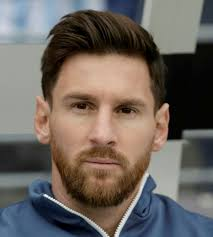
#> input picture db/messi/01.jpg, 213 x 237 px, found by its file name; its folder holds only this picture in this run; the run also reads 1 picture not shown here
$ jupyter execute recognition.ipynb
#> lines starting #> are read from the running program, lines starting #| are printed output that depends on the picture
[cell 1]
import cv2

[cell 2]
def name_map (x) :

    if x=="messi" :

        return 0

    if x=="obama" :

        return 1

    if x=="sachin" :

        return 2

[cell 3]
def get_name (x) :

    if x==0 :

        return "messi"

    if x==1 :

        return "obama"

    if x==2 :

        return "sachin"

[cell 4]
def detect_face (img) :
    fdm=cv2.CascadeClassifier(r"C:\Users\shibu\OneDrive\Documents\Deep learning projects\face recognization\haarcascade_frontalface_default.xml")
    gray=cv2.cvtColor(img,cv2.COLOR_BGR2GRAY)
    faces=fdm.detectMultiScale(gray,minNeighbors=7)
    if len(faces)==0 :

        return None,None
    x,y,w,h=faces[0]

    return gray[x:x+w,y:y+h],faces[0]

[cell 5]
import os

def prepare_training_data(data_folder) :

    folders=os.listdir(data_folder)
    faces=[]
    labels=[]
    for i in folders :

        folderpath=os.path.join(data_folder,i)
        folderimgs=os.listdir(folderpath)

        for j in folderimgs :

            imgpath=os.path.join(folderpath,j)
            images=cv2.imread(imgpath)
#> images is the input picture: shape (237, 213, 3); mean B, G, R 93.8, 99.8, 107.7
            # cv2.imshow("image",images)
            # cv2.waitKey(500)

            face,rect=detect_face (images)
#> in detect_face, `gray=cv2.cvtColor(img,cv2.COLOR_BGR2GRAY)`:
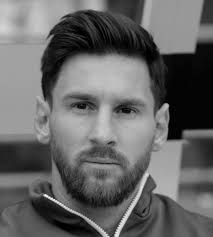
#> gray: shape (237, 213); min 0, max 251, mean 101.5
#> in detect_face, `faces=fdm.detectMultiScale(gray,minNeighbors=7)`: faces = [[38, 58, 132, 132]]
#> in detect_face, `x,y,w,h=faces[0]`: x = 38; y = 58; w = 132
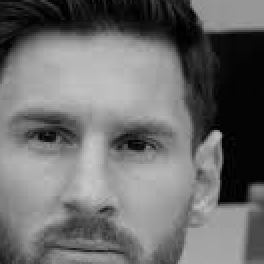
#> face: shape (132, 132) (shown 2 times larger); min 0, max 204, mean 109.1
#> rect = [38, 58, 132, 132]

            if face is not None :

                faces.append(face)
                labels.append(name_map (i))
#> pass 2 of the loop in prepare_training_data, `for i in folders :`:
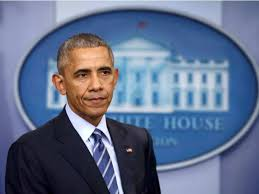
#> input picture db/obama/07.jpg, 259 x 194 px, found by its file name
#> in prepare_training_data, images is the input picture: shape (194, 259, 3); mean B, G, R 139.2, 110.6, 96.5
#> in detect_face (call 2), `gray=cv2.cvtColor(img,cv2.COLOR_BGR2GRAY)`:
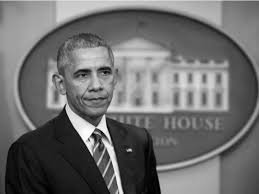
#> gray: shape (194, 259); min 0, max 253, mean 109.6
#> in detect_face (call 2), `faces=fdm.detectMultiScale(gray,minNeighbors=7)`: faces = [[60, 46, 69, 69]]
#> in detect_face (call 2), `x,y,w,h=faces[0]`: x = 60; y = 46; w = 69
#> in prepare_training_data, `face,rect=detect_face (images)`:
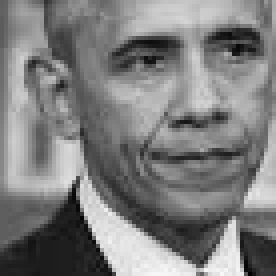
#> face: shape (69, 69) (shown 4 times larger); min 1, max 247, mean 125.4
#> rect = [60, 46, 69, 69]

    # cv2.waitKey(1)
    # cv2.destroyAllWindows()
    return faces,labels

faces,labels=prepare_training_data(r"C:\Users\shibu\OneDrive\Documents\Deep learning projects\face recognization\db")
#> faces = 2 items; labels = [0, 1]

[cell 6]
print (len(faces))
#| 2
print (len(labels))
#| 2

[cell 7]
recogonizer=cv2.face.LBPHFaceRecognizer_create()
recogonizer

[cell 8]
import numpy as np

labels=np.array(labels)

[cell 9]
recogonizer.train(faces,labels)

[cell 10]
imgp=cv2.imread(r"C:\Users\shibu\OneDrive\Documents\Deep learning projects\face recognization\db\obama\07.jpg")

[cell 11]
face,rect2=detect_face(imgp)
#> rect2 = [60, 46, 69, 69]

[cell 12]
prediction=recogonizer.predict(face)
#> prediction = (1, 0)
prediction
#> Out = (1, 0)

[cell 13]
# prediction=get_name(prediction[0])
# prediction

[cell 14]
def rectangle (img) :

    x,y,w,h=rect2
    cv2.rectangle(img,(x,y),(x+w,y+h),color=(0,0,0),thickness=4)

[cell 15]
def text (img,text2) :

    x,y,w,h=rect2
    cv2.putText(img,text=text2,org=(x,y),fontFace=cv2.FONT_HERSHEY_COMPLEX,fontScale=1,color=(255,255,255),thickness=4)

[cell 16]
def predictionimage (img) :

    text2=get_name(prediction[0])
    rectangle(img)
    text(img,text2)

    cv2.imshow("image",img)
    cv2.waitKey()
    cv2.destroyAllWindows()

predictionimage (imgp)
#> in predictionimage, `text2=get_name(prediction[0])`: text2 = 'obama'
#> in rectangle, `x,y,w,h=rect2`: x = 60; y = 46; w = 69
#> in text, `x,y,w,h=rect2`: x = 60; y = 46; w = 69
#> in text, `cv2.putText(img,text=text2,org=(x,y),fontFace=cv2.FONT_HERSHEY_COMPLEX..`:
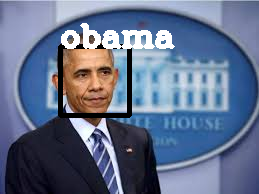
#> img: shape (194, 259, 3); mean B, G, R 139.4, 111.9, 98.5
